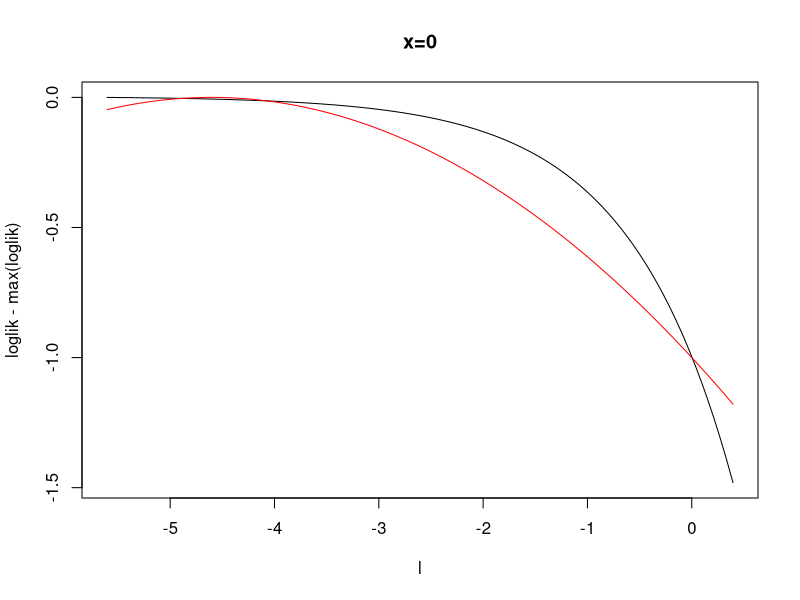
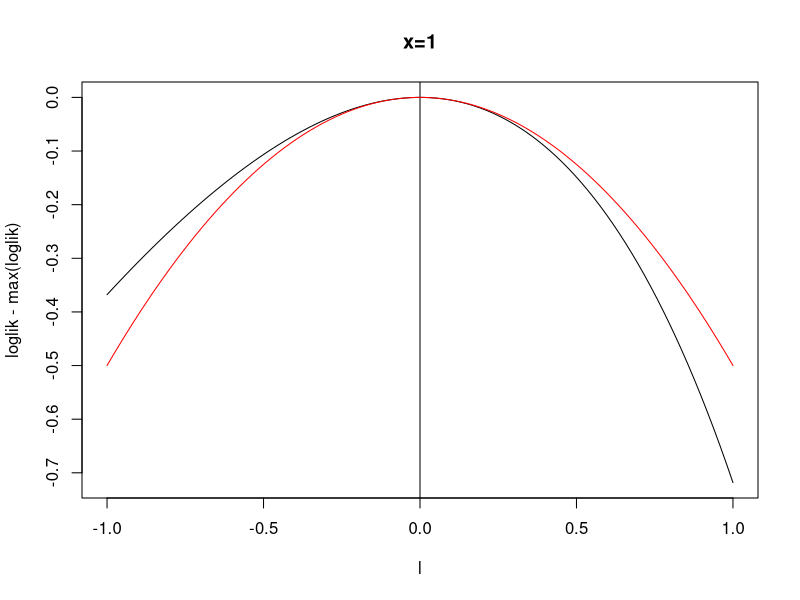
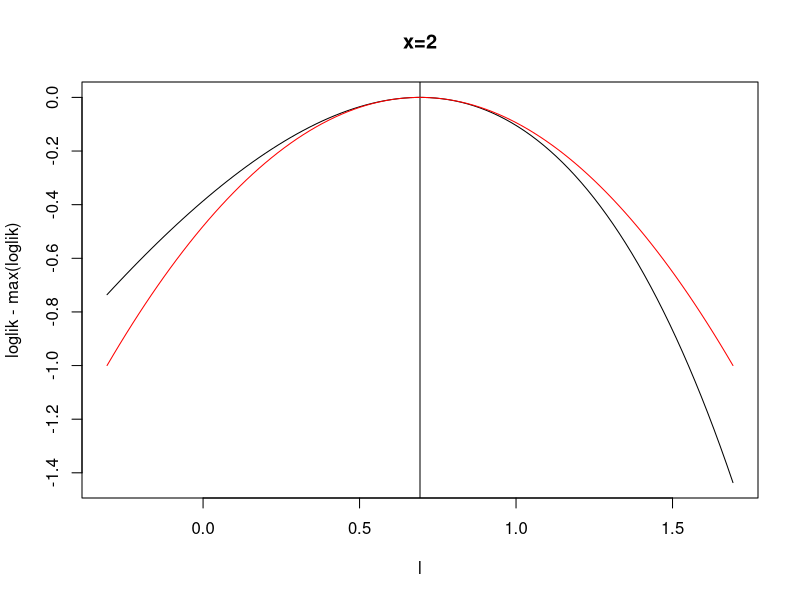
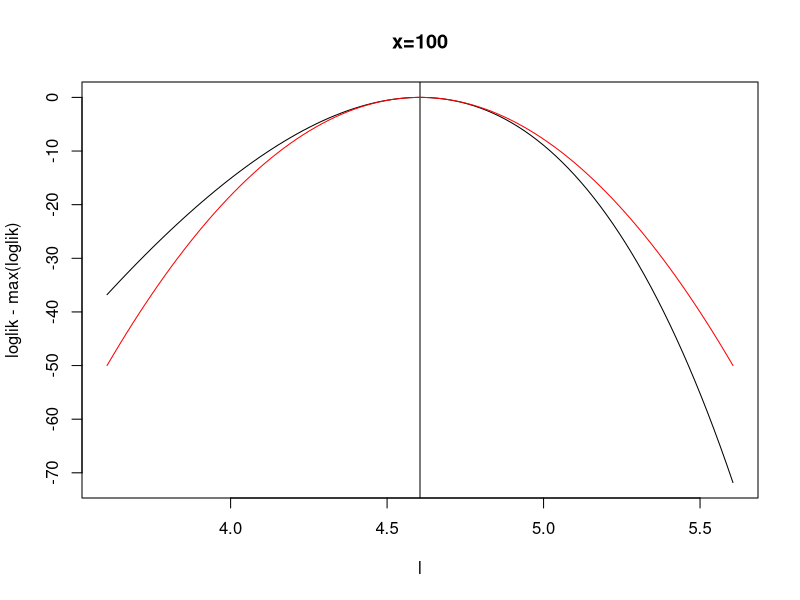
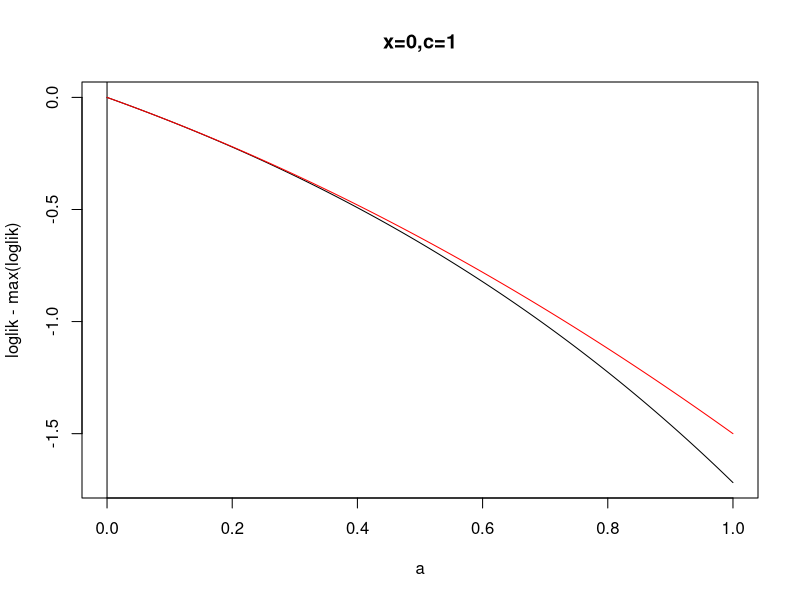
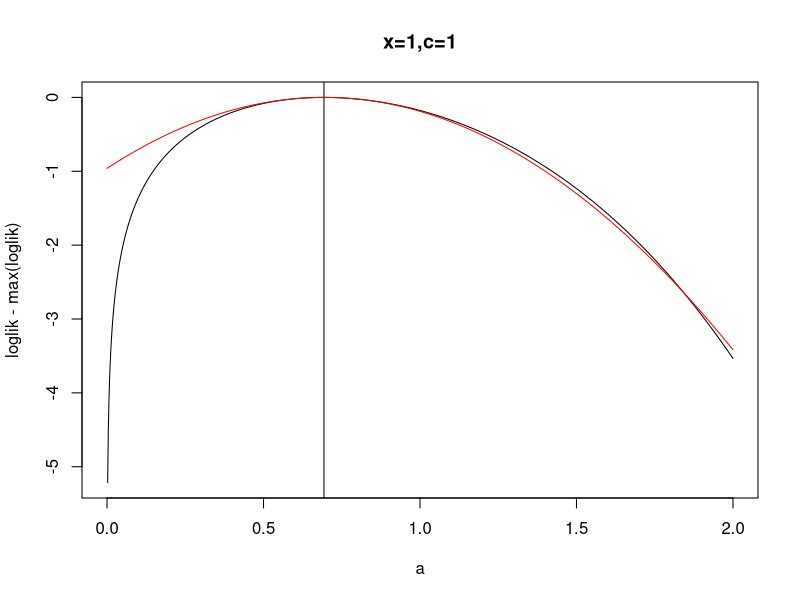
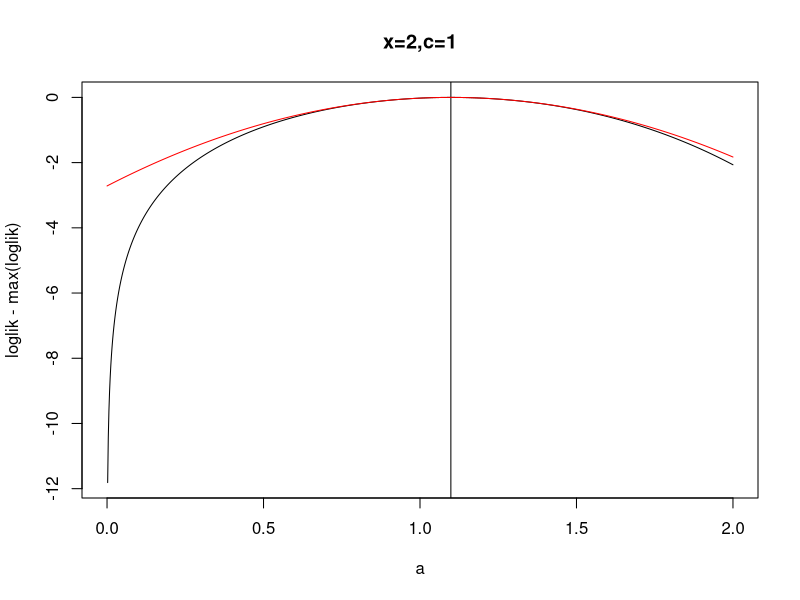
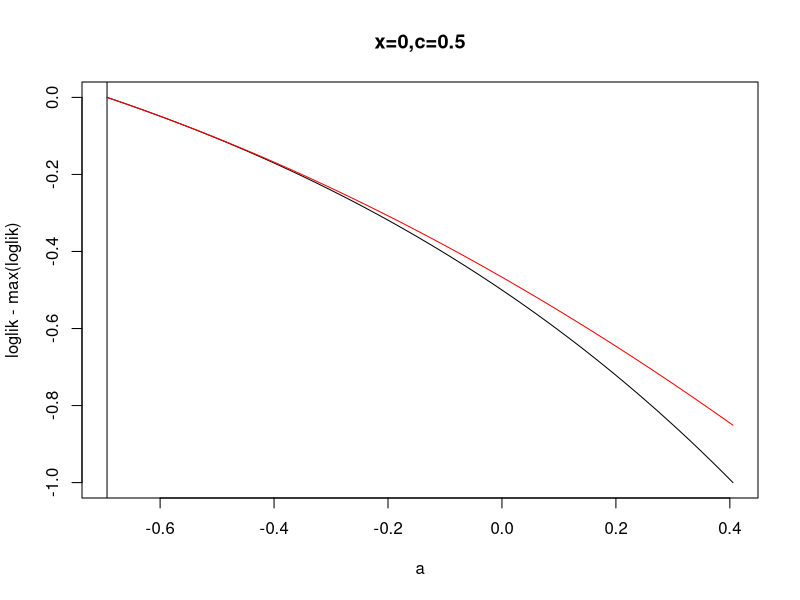

Source code (R) for these figures, in order:
## ---- chunk 1
#
plot_poisson_loglik=function(x,range1=1,range2=1,...){
  m = ifelse(x==0,log(0.01),log(x))
  sd_approx = ifelse(x==0,-m/sqrt(2),exp(m)^-0.5)
  l = m + seq(-range1,range2,length=100)
  loglik = dpois(x,exp(l),log=TRUE)
  plot(l, loglik-max(loglik),type="l",...)
  abline(v=log(x))
  normlik = log(dnorm(l,m,sd=sd_approx))
  lines(l,normlik-max(normlik),col="red")
}
plot_poisson_loglik(0,main="x=0",range1=1,range2=5)
plot_poisson_loglik(1,main="x=1")
plot_poisson_loglik(2,main="x=2")
plot_poisson_loglik(100,main="x=100")
## ---- chunk 2
plot_poisson_loglik_lpc=function(x,c=1,range1=0,range2=2,...){
  a0 = log(x+c)
  l1 = ifelse(x>0,x * (exp(a0)/(exp(a0)-c)) - exp(a0), -exp(a0)) #first deriv
  l2 = ifelse(x>0, -c*x*exp(a0)/(exp(a0)-c)^2 - exp(a0), -exp(a0)) # second deriv
  s2 = -1/l2
  m = a0 - l1/l2
    
  a = seq(range1,range2,length=1000)
  loglik = dpois(x,abs(exp(a)-c),log=TRUE)
  plot(a, loglik-max(loglik),type="l",...)
  abline(v=log(x+c))
  normlik = log(dnorm(a,m,sd=sqrt(s2)))
  lines(a,normlik-max(normlik),col="red")
}
plot_poisson_loglik_lpc(0,main="x=0,c=1",range1=0,range2=1)
plot_poisson_loglik_lpc(1,main="x=1,c=1",range1=0,range2=2)
plot_poisson_loglik_lpc(2,main="x=2,c=1",range1=0,range2=2)

 
 plot_poisson_loglik_lpc(0,0.5,main="x=0,c=0.5",range1=log(0.5),range2=log(0.5+1))
 plot_poisson_loglik_lpc(1,0.5,main="x=1,c=0.5",range1=log(0.5),range2=log(0.5+4))
 
plot_poisson_loglik_lpc(0,5,main="x=0,c=5",range1=log(5),range2=log(5)+1)
plot_poisson_loglik_lpc(1,5,main="x=1,c=5",range1=log(5),range2=log(5+20))
 
## ---- chunk 3
plot_poisson_loglik2=function(x,range1=1,range2=1,...){
  m = ifelse(x==0,0,x)
  l = log(m) + seq(-range1,range2,length=100)
  loglik = dpois(x,exp(l),log=TRUE)
  plot(l, loglik-max(loglik),type="l",...)
  abline(v=log(x))
  normlik = log(dnorm(exp(l),m,sd=exp(l)))
  lines(l,normlik-max(normlik),col="red")
}
plot_poisson_loglik2(1,main="x=1")
plot_poisson_loglik2(100,main="x=100")
## ---- chunk 4
n=20
set.seed(1)
x = rpois(n,1)
y = ifelse(x==0,0.01,x)
m = (y-1)/(2*y)   #this was an error, but seems to work curiously well...
sd_approx = sqrt(1/(y)) 

m = (y-1)
sd_approx = rep(1,length(m))
#m=ifelse(x==0,log(0.01),log(x))
#sd_approx = ifelse(x==0,-m/sqrt(2),exp(m)^-0.5)
l = seq(-1,1,length=100)
loglik.pois = loglik.norm = matrix(0,nrow=n,ncol=100)
for(i in 1:n){loglik.pois[i,] = dpois(x[i],exp(l),log=TRUE)}
for(i in 1:n){loglik.norm[i,] = dnorm(m[i],l,sd=sd_approx[i],log=TRUE)}
loglik.pois.tot = apply(loglik.pois,2,sum)
loglik.norm.tot = apply(loglik.norm,2,sum)
plot(l,loglik.pois.tot-max(loglik.pois.tot))
lines(l,loglik.norm.tot-max(loglik.norm.tot),col=2)

## ---- chunk 5
n=200
set.seed(1)
x = rpois(n,10)

lambda0  = mean(x)
m = log(lambda0) + lambda0*(x-lambda0)
sd_approx = rep(sqrt(1/lambda0),n)
l = log(lambda0) + seq(-1,1,length=100)
loglik.pois = loglik.norm = matrix(0,nrow=n,ncol=100)
for(i in 1:n){loglik.pois[i,] = dpois(x[i],exp(l),log=TRUE)}
for(i in 1:n){loglik.norm[i,] = dnorm(m[i],l,sd=sd_approx[i],log=TRUE)}
loglik.pois.tot = apply(loglik.pois,2,sum)
loglik.norm.tot = apply(loglik.norm,2,sum)
plot(l,loglik.pois.tot-max(loglik.pois.tot))
lines(l,loglik.norm.tot-max(loglik.norm.tot),col=2)

